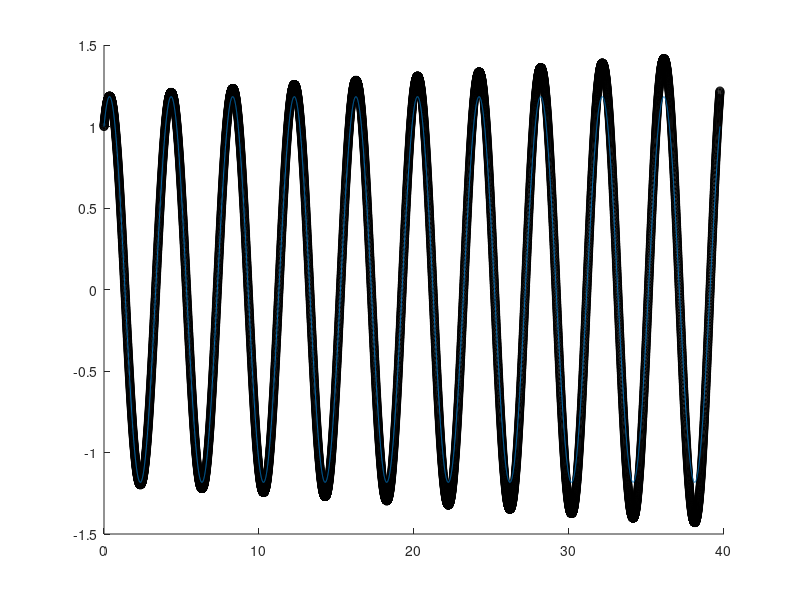
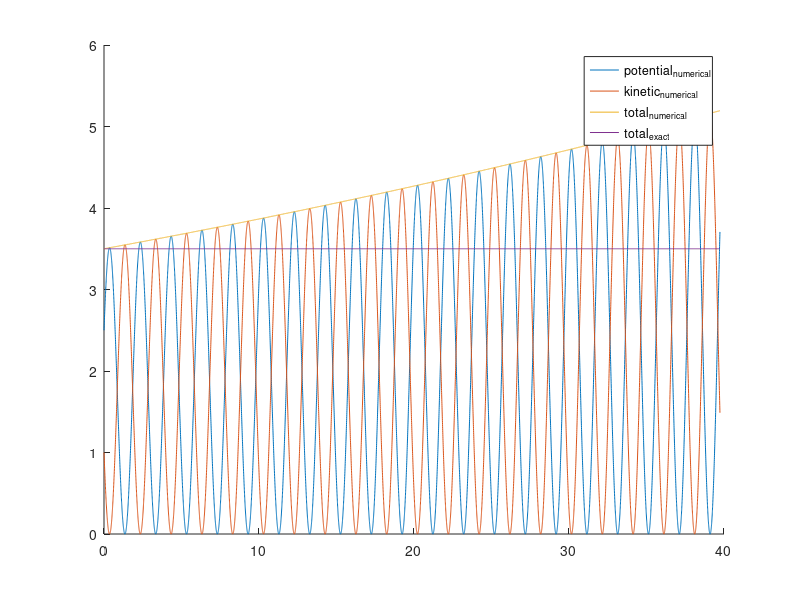
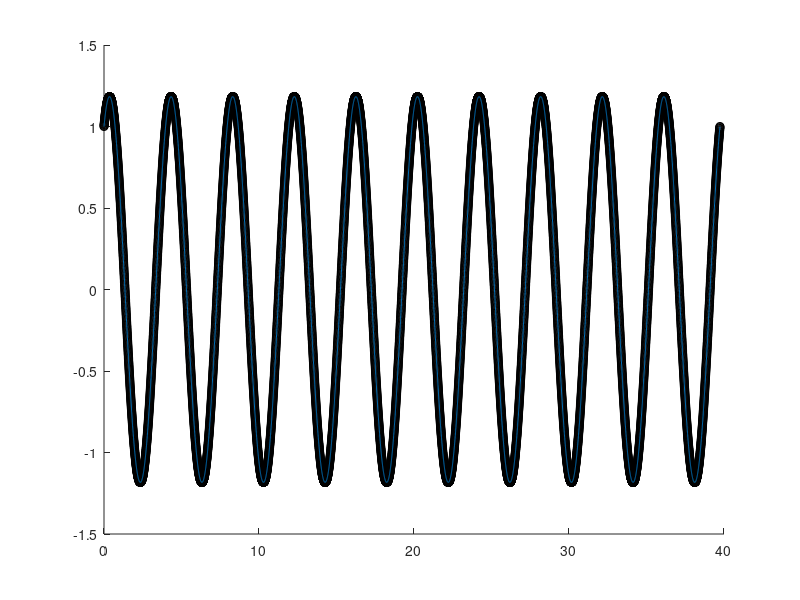
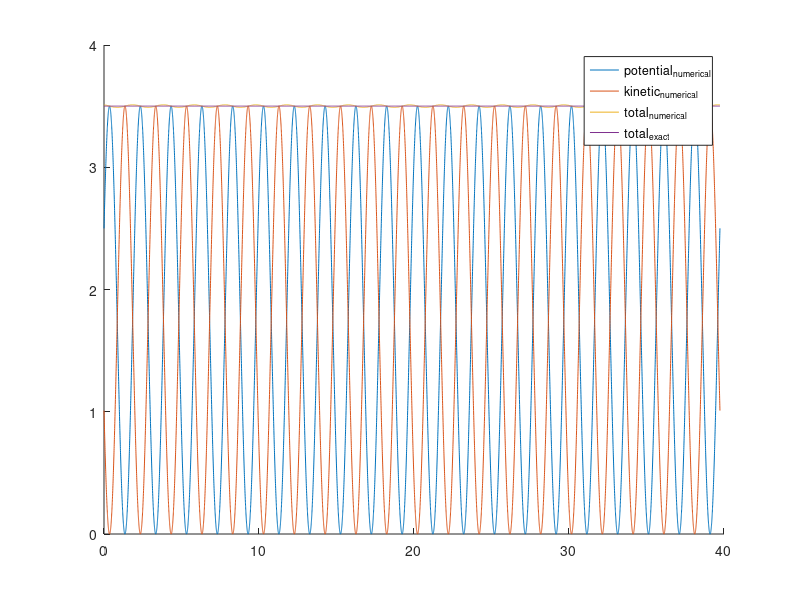

Write MATLAB code to recreate these figures, in order. (Note: this script raises an error after producing the figures.)
clc; clear; close all;

m = 2; k = 5; gamma = 0.3;      % mass; spring constant; friction parameter
omg = (k/m)^0.5;                                                % frequency
T_period = 2*pi/omg;

n = 10;                                                      % No. of cycles
T = n*T_period;                                                % Total time
N = 10000;
DeltaT = T/N;
t = 0:DeltaT:T;

%---------------Initialise-------------------------------------------------
x = zeros(length(t),1);         v = zeros(length(t),1);
x(1) = 1;                       v(1) = 1;              % Initial Conditions
%--------------------------------------------------------------------------

%---------------Forward Euler----------------------------------------------
for i = 1:(length(t)-1)
    x(i+1) = x(i) + DeltaT*v(i);
    v(i+1) = v(i) + (-k*x(i))/m * DeltaT;
end
%--------------------------------------------------------------------------

x_anal = @(t) cos(omg*t) + (1/omg)*sin(omg*t);             % Exact Solution
v_anal = @(t) -omg*sin(omg*t) + cos(omg*t);
A = sqrt(1+1/omg^2);                                            % Amplitude

figure()
hold on
plot(t,x,'ko')
plot(t, x_anal(t))

pot = 0.5*k*x.^2;
kin = 0.5*m*v.^2;
tot_numerical = pot + kin;
total_euler = tot_numerical;
tot_exact = 0.5*k*A^2*ones(length(t),1)';

figure()
hold on
plot(t,pot);
plot(t,kin);
plot(t,tot_numerical);
plot(t,tot_exact);
legend('potential_{numerical}','kinetic_{numerical}','total_{numerical}','total_{exact}')

%%
%-----------Leapfrog Verlet------------------------------------------------
x_leap = zeros(length(t),1);         w = zeros(length(t),1);

x_leap(1) = 1;       w(1) = 1 - 0.5*DeltaT*(-k*x_leap(1))/m;
for i = 1:(length(t)-1)
    w(i+1) = w(i) + DeltaT*(-k*x_leap(i))/m;
    x_leap(i+1) = x_leap(i) + DeltaT*w(i+1);
end
%--------------------------------------------------------------------------

figure()
hold on
plot(t,x_leap,'ko')
plot(t, x_anal(t))

pot = 0.5*k*x_leap.^2;
kin = 0.5*m*w.^2;
tot_numerical = pot + kin;
total_leap_normal = tot_numerical;

figure()
hold on
plot(t,pot);
plot(t,kin);
plot(t,tot_numerical);
plot(t,tot_exact);
legend('potential_{numerical}','kinetic_{numerical}','total_{numerical}','total_{exact}')

v_leap = zeros(length(t),1);
for i = 1:length(t)-1
    v_leap(i) = 0.5 * (w(i+1) + w(i));
end
v_leap(end) = w(end) + 0.5*DeltaT*(-k* (x_leap(end)))/m;

pot = 0.5*k*x_leap.^2;
kin = 0.5*m*v_leap.^2;
tot_numerical = pot + kin;
total_leap_avg = tot_numerical;

figure()
hold on
plot(t,pot);
plot(t,kin);
plot(t,tot_numerical);
plot(t,tot_exact);
legend('potential_{numerical}','kinetic_{numerical}','total_{numerical}','total_{exact}')

figure()
hold on
plot(t,total_leap_normal)
plot(t,total_leap_avg)
plot(t, tot_exact)
%% ODE MATLAB
x0 = [1 1];                                            % initial conditions
tspan = [0; T];
[t_ode, xy] = ode45(@harmOscill, tspan, x0);
figure()
plot(t_ode, xy(:,1));

pot = 0.5*k*xy(:,1).^2;
kin = 0.5*m*xy(:,2).^2;
tot_numerical = pot + kin;
total_ode45 = tot_numerical;

figure()
hold on
plot(t_ode,pot);
plot(t_ode,kin);
plot(t_ode,total_ode45);
%plot(t,tot_exact);
legend('potential_{numerical}','kinetic_{numerical}','total_{numerical}')
%% comparing energies
figure()

hold on
plot(t,total_euler)
plot(t_ode,total_ode45,'k*');
plot(t,total_leap_avg)
plot(t, tot_exact)
legend('Euler','ODE45','Leapfrog','Exact')

%% Friction using ODE
x0 = [1 1];                             % initial conditions
tspan = [0; T];
[t_ode, xy] = ode45(@harmOscill_fric, tspan, x0);
figure()
plot(t_ode, xy(:,1));

pot = 0.5*k*xy(:,1).^2;
kin = 0.5*m*xy(:,2).^2;
tot_numerical = pot + kin;
total_fric_ode45 = tot_numerical;

figure()
hold on
plot(t_ode,pot);
plot(t_ode,kin);
plot(t_ode,total_fric_ode45);
legend('potential_{numerical}','kinetic_{numerical}','total_{numerical}')

%% Friction using Leapfrog
x_leap = zeros(length(t),1);         w = zeros(length(t),1);

x_leap(1) = 1;       
w(1) = (1 - 0.5*DeltaT*(-k*x_leap(1))/m )/(1 - (gamma/m*DeltaT/2));        % leapfrog 1/2 velocity         
for i = 1:(length(t)-1)
    w(i+1) = w(i) + DeltaT*(-k*x_leap(i))/m - gamma*w(i)*DeltaT/m ;
    x_leap(i+1) = x_leap(i) + DeltaT*w(i+1);
end

figure()
hold on
plot(t,x_leap)

v_leap = zeros(length(t),1);
for i = 1:length(t)-1
    v_leap(i) = 0.5 * (w(i+1) + w(i));
end
v_leap(end) = w(end) + 0.5*DeltaT*(-k*(x_leap(end)))/m - gamma*w(i)*0.5*DeltaT/m;

pot = 0.5*k*x_leap.^2;
kin = 0.5*m*v_leap.^2;
tot_numerical = pot + kin;
total_leap_avg = tot_numerical;

figure()
hold on
plot(t,pot);
plot(t,kin);
plot(t,tot_numerical);
plot(t,tot_exact);
legend('potential_{numerical}','kinetic_{numerical}','total_{numerical}','total_{exact}')
%% Force using ODE
x0 = [1 1];                             % initial conditions
tspan = [0; T];
[t_ode, xy] = ode45(@harmOscill_fric_force, tspan, x0);
figure()
plot(t_ode, xy(:,1));
